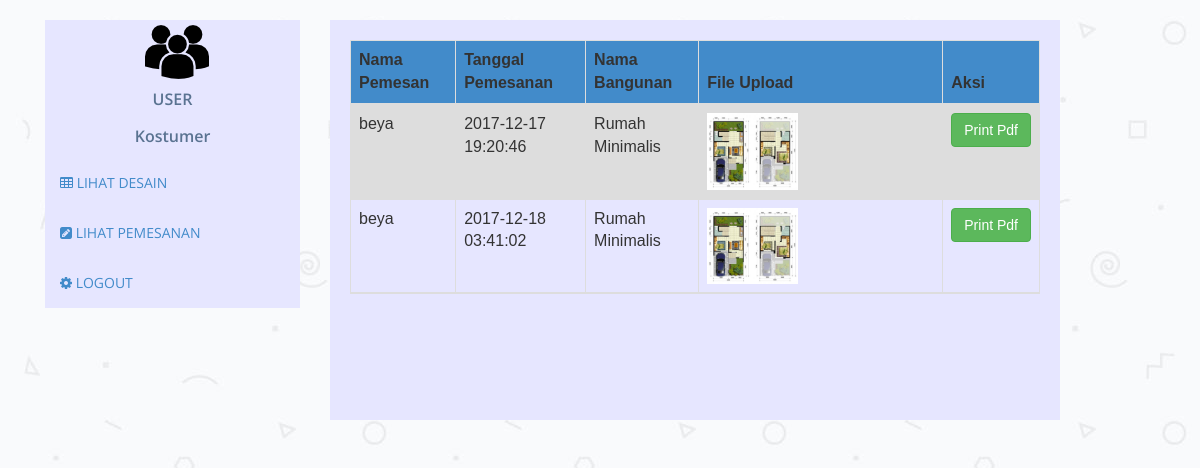
Page /index.php?pemesanandesain (signed in) on the committed database.
### tables this page shows
CREATE TABLE `pemesanan` (
  `id_pemesanan` int(11) NOT NULL,
  `iduser` int(11) NOT NULL,
  `idDesain` int(11) NOT NULL,
  `tanggal_pemesanan` datetime NOT NULL,
  `statusvalidasi` enum('Validasi','Tidak Tervalidasi') NOT NULL DEFAULT 'Tidak Tervalidasi',
  `statuslunas` enum('Lunas','Tidak Lunas','','') NOT NULL DEFAULT 'Tidak Lunas'
);

CREATE TABLE `user` (
  `iduser` int(11) NOT NULL,
  `user` varchar(50) NOT NULL,
  `pass` varchar(50) NOT NULL,
  `level` int(11) NOT NULL
);

CREATE TABLE `desain` (
  `idDesain` int(11) NOT NULL,
  `namaBangunan` varchar(60) NOT NULL,
  `tipe` int(100) NOT NULL,
  `gambar` varchar(100) NOT NULL,
  `pdf` varchar(100) NOT NULL
);

### controller/controller2.php (called while the page is built, shortened)
<?php
class controller2{
	function pemesanandesain($id){
		$id=$_SESSION['iduser'];
		$query = "SELECT m.user,p.tanggal_pemesanan,d.idDesain, d.namaBangunan,d.gambar, d.pdf FROM desain d join pemesanan p on d.idDesain = p.idDesain join user m on m.iduser = p.iduser where m.iduser = '$id'";
		$data = mysql_query($query);
		include "vPemesananDesainUser.php";
	}
}
?>

### vPemesananDesainUser.php (the view, shortened to what this page needs)
<?php include 'sidebar-user.php';?>
<head>
        <link href="assets/css/bootstrap.css" rel="stylesheet" />
        <link href="assets/css/font-awesome.min.css" rel="stylesheet" />
        <link href="assets/css/style2.css" rel="stylesheet" />
    </head>
    <body>
      <div class="col-md-8">
        <div class="profile-content">
          <div class="table-responsive">
           <table id="pemesanandesain" class="table table-striped table-bordered table-hover" border="1">
            <thead>
              <tr>
                <th>Nama Pemesan</th>
                <th>Tanggal Pemesanan</th>
                <th>Nama Bangunan</th>
                <th>File Upload</th>
                <th>Aksi</th>
              </tr>
              <?php while($row = mysql_fetch_array($data)){
                echo
                "
                <tr>
                  <td>$row[user]</td>
                  <td>$row[tanggal_pemesanan]</td>
                  <td>$row[namaBangunan]
                  </td>
                  <td>
                    <a href=\"".$row['gambar']."\" target='_blank'><img width='40%' src=\"".$row['gambar']."\"></a>
                  </td>
                  <td>
                  <a href=\"".$row['pdf']."\" target='_blank' class = 'btn btn-success'>Print Pdf</a></td>
                  </tr>
                  ";
                }
                ?>
              </table>
            </div>
          </body>

### assets/css/style2.css (style rules this page uses)
body { font-family: 'Open Sans', sans-serif; line-height: 30px; background:url('../img/img.jpg'); }
th { background-color: #428bca; }
table { font-family: arial, sans-serif; border-collapse: collapse; width: 100%; }
tr:nth-child(even) { background-color: #dddddd; }
.profile-content { padding: 20px; background: #e6e6ff; min-height: 400px; }

### rows in the picture
pemesanan: iduser.user "beya", tanggal_pemesanan "2017-12-17 19:20:46", idDesain.namaBangunan "Rumah Minimalis", idDesain.gambar (picture)
pemesanan: iduser.user "beya", tanggal_pemesanan "2017-12-18 03:41:02", idDesain.namaBangunan "Rumah Minimalis", idDesain.gambar (picture)
